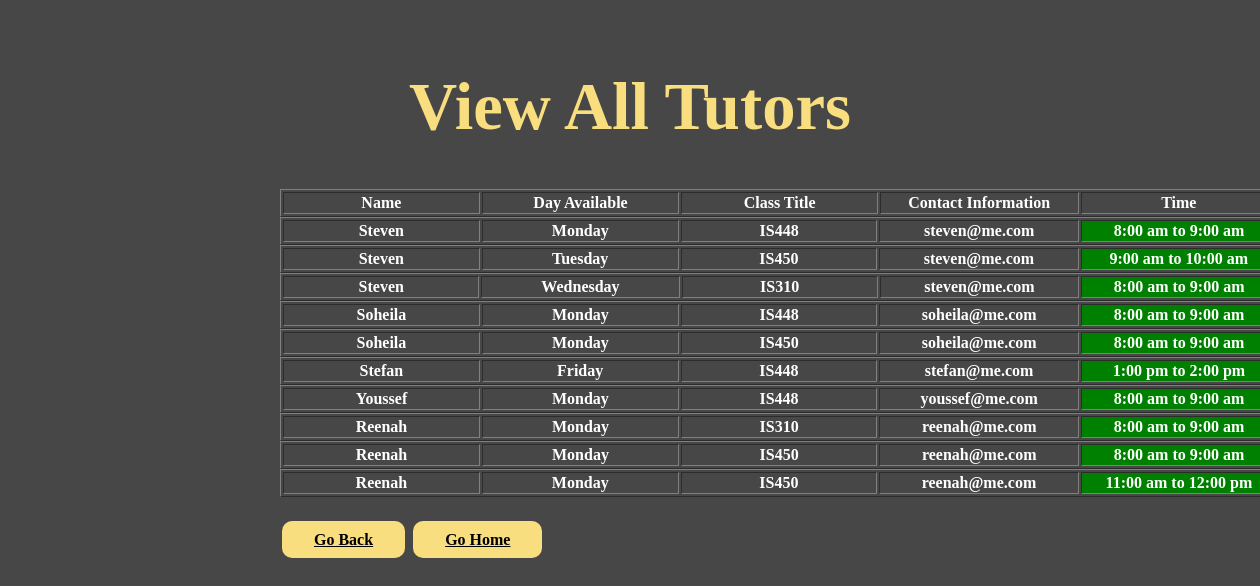
The app's page /alltutors.php (signed in) with its own data.
### tables this page shows
CREATE TABLE IF NOT EXISTS `schedule` (
  `schedule_id` int(11) NOT NULL AUTO_INCREMENT,
  `username` varchar(30) NOT NULL,
  `tutor_name` varchar(50) DEFAULT NULL,
  `email_address` varchar(100) DEFAULT NULL,
  `class_title` varchar(40) DEFAULT NULL,
  `week_day` varchar(40) DEFAULT NULL,
  `available_time` varchar(50) DEFAULT NULL,
  PRIMARY KEY (`schedule_id`)
);

### alltutors.php (the view, shortened to what this page needs)
<!DOCTYPE html PUBLIC "-//W3C//DTD XHTML 1.1//EN" "http://www.w3.org/TR/xhtml11/DTD/xhtml11.dtd">
<html xmlns = "http://www.w3.org/1999/xhtml">
<head>
  <link rel="stylesheet" href="form.css">
</head>
<body>
  <h1> View All Tutors </h1>
  <table border = "1" width="1000">
 <tr>
  <th width="200">Name</th>
   <th width="200">Day Available</th>
   <th width="200">Class Title</th>
   <th width="200">Contact Information</th>
   <th width="200">Time</th>
   </tr>
 </table>
  <?php
  $db = mysqli_connect("studentdb-maria.gl.umbc.edu","steven16","steven16","steven16");
  $selectquery = "SELECT * FROM schedule";
  $result = mysqli_query($db, $selectquery);
  $num_rows = mysqli_num_rows($result);
  for($i=0; $i < $num_rows; $i++){
      $row = mysqli_fetch_array($result);
      ?>
      <table border = "1" width="1000">
      <tr>
      <th width="200"> <?php echo "$row[tutor_name]";?> </th>
      <th width="200"> <?php echo "$row[week_day]";?> </th>
      <th width="200"> <?php echo "$row[class_title]";?> </th>
      <th width="200"> <?php echo "$row[email_address]";?> </th>
      <th width="200" class ="green"> <?php echo "$row[available_time]";?> </th>
      </tr>
      </table>
      <?php
}
  ?>
  <p>
    <br/>
    <a class = "buttons" href = "search.php" id ="button3" > Go Back</a>
    <a class = "buttons" href = "profile.php" id ="button4"> Go Home</a>
  </p>
</body>
</html>

### form.css (style rules this page uses)
body { background-color: #474747; color: white; padding: 0.5em; margin: 1em auto; width: 700px; }
h1 { color: #F8DE7E; text-align: center; font-size: 50pt; }
.buttons { background-color: #F8DE7E; font:arial; color: black; font-weight: bold; padding: 10px 32px; border-radius: 10px; margin-left: 2px; margin-right: 2px; }
.green { background-color: green; }

### records on screen
schedule: tutor_name "Steven", week_day "Monday", class_title "IS448", email_address "steven@me.com", available_time "8:00 am to 9:00 am"
schedule: tutor_name "Steven", week_day "Tuesday", class_title "IS450", email_address "steven@me.com", available_time "9:00 am to 10:00 am"
schedule: tutor_name "Steven", week_day "Wednesday", class_title "IS310", email_address "steven@me.com", available_time "8:00 am to 9:00 am"
schedule: tutor_name "Soheila", week_day "Monday", class_title "IS448", email_address "soheila@me.com", available_time "8:00 am to 9:00 am"
schedule: tutor_name "Soheila", week_day "Monday", class_title "IS450", email_address "soheila@me.com", available_time "8:00 am to 9:00 am"
schedule: tutor_name "Stefan", week_day "Friday", class_title "IS448", email_address "stefan@me.com", available_time "1:00 pm to 2:00 pm"
schedule: tutor_name "Youssef", week_day "Monday", class_title "IS448", email_address "youssef@me.com", available_time "8:00 am to 9:00 am"
schedule: tutor_name "Reenah", week_day "Monday", class_title "IS310", email_address "reenah@me.com", available_time "8:00 am to 9:00 am"
schedule: tutor_name "Reenah", week_day "Monday", class_title "IS450", email_address "reenah@me.com", available_time "8:00 am to 9:00 am"
schedule: tutor_name "Reenah", week_day "Monday", class_title "IS450", email_address "reenah@me.com", available_time "11:00 am to 12:00 pm"
